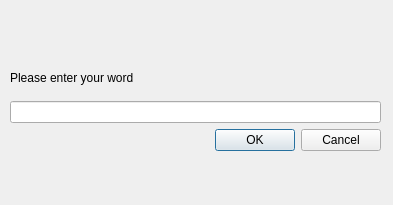
<?xml version="1.0" encoding="UTF-8"?>
<ui version="4.0">
 <class>Dialog</class>
 <widget class="QDialog" name="Dialog">
  <property name="geometry">
   <rect>
    <x>0</x>
    <y>0</y>
    <width>393</width>
    <height>205</height>
   </rect>
  </property>
  <property name="windowTitle">
   <string>Dialog</string>
  </property>
  <widget class="QWidget" name="">
   <property name="geometry">
    <rect>
     <x>10</x>
     <y>60</y>
     <width>371</width>
     <height>91</height>
    </rect>
   </property>
   <layout class="QGridLayout" name="gridLayout">
    <item row="0" column="0">
     <widget class="QLabel" name="label">
      <property name="text">
       <string>Please enter your word</string>
      </property>
     </widget>
    </item>
    <item row="1" column="0">
     <widget class="QLineEdit" name="lineEditWord"/>
    </item>
    <item row="2" column="0">
     <widget class="QDialogButtonBox" name="buttonBox">
      <property name="orientation">
       <enum>Qt::Horizontal</enum>
      </property>
      <property name="standardButtons">
       <set>QDialogButtonBox::Cancel|QDialogButtonBox::Ok</set>
      </property>
     </widget>
    </item>
   </layout>
  </widget>
 </widget>
 <resources/>
 <connections>
  <connection>
   <sender>buttonBox</sender>
   <signal>accepted()</signal>
   <receiver>Dialog</receiver>
   <slot>accept()</slot>
   <hints>
    <hint type="sourcelabel">
     <x>248</x>
     <y>254</y>
    </hint>
    <hint type="destinationlabel">
     <x>157</x>
     <y>274</y>
    </hint>
   </hints>
  </connection>
  <connection>
   <sender>buttonBox</sender>
   <signal>rejected()</signal>
   <receiver>Dialog</receiver>
   <slot>close()</slot>
   <hints>
    <hint type="sourcelabel">
     <x>316</x>
     <y>260</y>
    </hint>
    <hint type="destinationlabel">
     <x>286</x>
     <y>274</y>
    </hint>
   </hints>
  </connection>
 </connections>
</ui>
